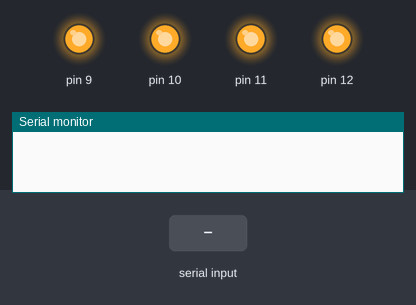
A sketch run on a simulated Arduino Uno, built with avr-gcc and run on an emulated ATmega328P. On the bench: output pins drawn as LEDs (lit = HIGH), the last lines printed to the serial monitor. The inputs (shaded band) are chosen by the test bench.

Above: at 1.2 s.
1.3 s: "90,45\n" received over Serial
At 2.4 s:
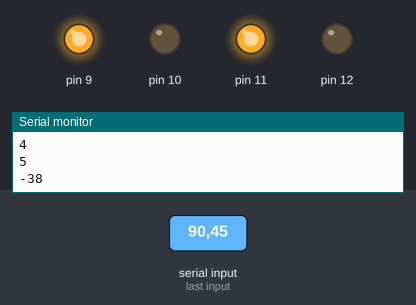
2.8 s: "30,150\n" received over Serial
4.3 s: "5\n" received over Serial
Timing chart, 0 to 7.3 s (numbered marks = the images above; inputs shaded):
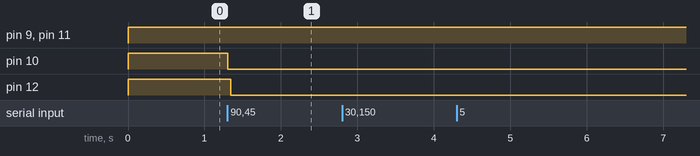

Measured:
- after the input at 1.3 s, pin 10: HIGH → LOW at once; pin 12: HIGH → LOW after 0.05 s

The sketch:

control.ino
```cpp
// the setup routine runs once when you press reset:
int a9, a10, a11, a12;

void setup() {
  // initialize the digital pin as an output.
  pinMode(9, OUTPUT);
  pinMode(10, OUTPUT);
  pinMode(11, OUTPUT);
  pinMode(12, OUTPUT);

  Serial.begin(9600);

  a9 = HIGH;
  a10 = HIGH;
  a11 = HIGH;
  a12 = HIGH;
}

// the loop routine runs over and over again forever:
void loop() {
  while (Serial.available() > 0) {
    int value = Serial.read() - 48;
    a9 = value & 0b0001  ? LOW : HIGH;
    a10 = value & 0b0010 ? LOW : HIGH;
    a11 = value & 0b0100 ? LOW : HIGH;
    a12 = value & 0b1000 ? LOW : HIGH;

    Serial.println(value, DEC);
  }

  digitalWrite(9, a9);
  digitalWrite(10, a10);
  digitalWrite(11, a11);
  digitalWrite(12, a12);
}
```
